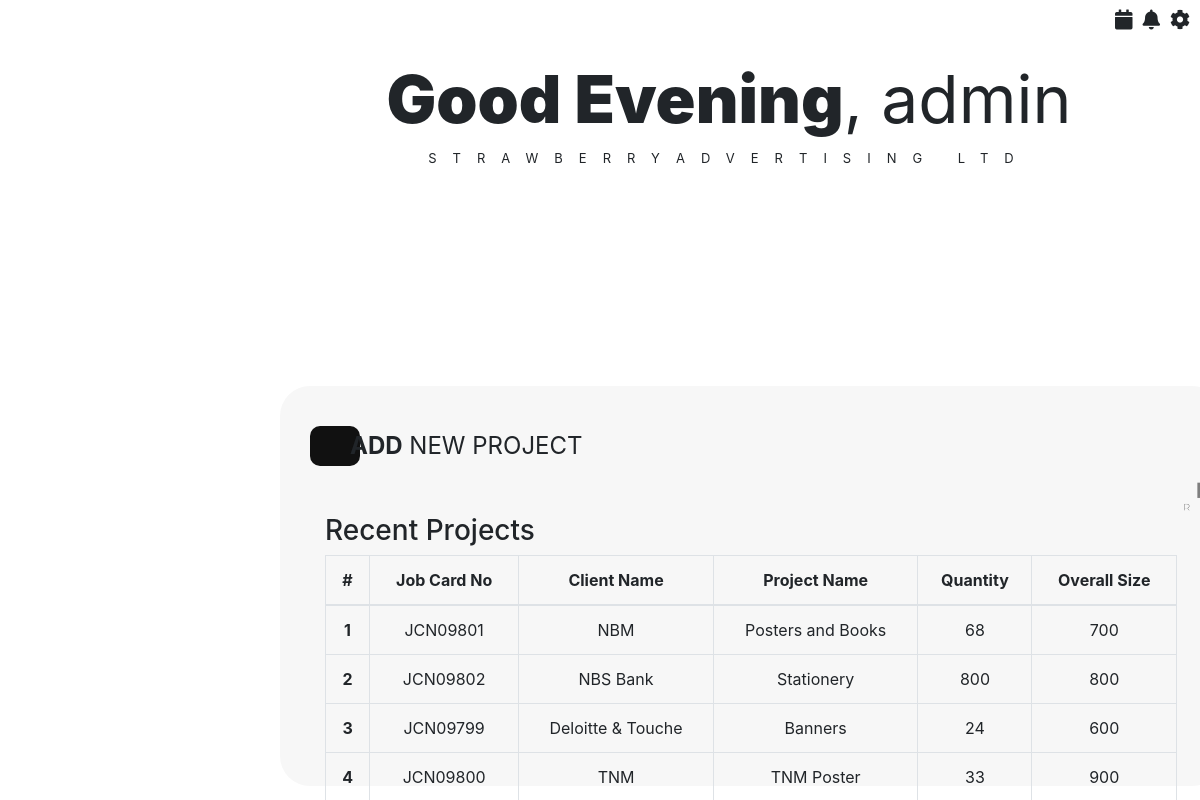
The app's page /manager/home.php (signed in) with its own data.
### tables this page shows
CREATE TABLE IF NOT EXISTS `users` (
  `id` int(11) NOT NULL AUTO_INCREMENT,
  `username` varchar(50) NOT NULL,
  `password` varchar(255) NOT NULL,
  `role` enum('admin','designer','sales','studio','workshop','accounts') DEFAULT NULL,
  `email` varchar(100) NOT NULL,
  `full_name` varchar(100) NOT NULL,
  `created_at` timestamp NULL DEFAULT CURRENT_TIMESTAMP,
  PRIMARY KEY (`id`)
);

CREATE TABLE IF NOT EXISTS `jobcards` (
  `id` int(11) NOT NULL AUTO_INCREMENT,
  `Date` date NOT NULL,
  `Time` time NOT NULL,
  `JobCard_N0` varchar(50) NOT NULL,
  `Client_Name` varchar(100) NOT NULL,
  `Project_Name` varchar(100) NOT NULL,
  `Quantity` int(11) NOT NULL,
  `Overall_Size` varchar(50) NOT NULL,
  `Delivery_Date` date NOT NULL,
  `Job_Description` text NOT NULL,
  `Prepaired_By` varchar(100) NOT NULL,
  `Total_Charged` decimal(10,2) NOT NULL,
  `created_at` timestamp NULL DEFAULT CURRENT_TIMESTAMP,
  `status` enum('project','sales_done','manager_approved','studio_done','workshop_done','accounts_done') NOT NULL DEFAULT 'project',
  PRIMARY KEY (`id`)
);

### manager/home.php (the view, shortened to what this page needs)
<!DOCTYPE html>
<html lang="en">
<head>
    <link rel="stylesheet" href="../css/home.css">
    <link rel="stylesheet" href="https://cdnjs.cloudflare.com/ajax/libs/font-awesome/5.15.2/css/all.min.css">
    <link rel="stylesheet" href="https://cdn.jsdelivr.net/npm/bootstrap@4.4.1/dist/css/bootstrap.min.css">
</head>
<body>
    <?php
    include '../partials/sidebar.php';
    ?>
    <div class="left">
        <i class="fa fa-calendar" aria-hidden="true"></i>
        <i class="fa fa-bell" aria-hidden="true"></i>
        <i class="fa fa-cog" aria-hidden="true"></i>
    </div>
    <?php
    include '../partials/greetings.php';
    ?>
    <div class="bottombox">
        <div class="add">
            <div class="Addp" id="historyBtn">
                <div class="plus">
                </div>
                <div class="row">
                    <div class="addnew ">
                        <strong>ADD</strong> NEW PROJECT
                    </div>
                </div>
            </div>
            <div class="container mt-5">
                <h3>Recent Projects</h3>
                <table class="table table-bordered text-center">
                    <thead>
                        <tr>
                            <th scope="col">#</th>
                            <th scope="col">Job Card No</th>
                            <th scope="col">Client Name</th>
                            <th scope="col">Project Name</th>
                            <th scope="col">Quantity</th>
                            <th scope="col">Overall Size</th>
                        </tr>
                    </thead>
                    <tbody class="table-group-divider">
                        <?php foreach ($projects as $index => $project) : ?>
                            <tr>
                                <th scope="row"><?php echo $index + 1; ?></th>
                                <td><?php echo htmlspecialchars($project['JobCard_N0']); ?></td>
                                <td><?php echo htmlspecialchars($project['Client_Name']); ?></td>
                                <td><?php echo htmlspecialchars($project['Project_Name']); ?></td>
                                <td><?php echo htmlspecialchars($project['Quantity']); ?></td>
                                <td><?php echo htmlspecialchars($project['Overall_Size']); ?></td>
                            </tr>
                        <?php endforeach; ?>
                    </tbody>
                </table>
            </div>
        </div>
        <div class="logodown" style="margin-top:-10px; margin-left:900px; position:fixed;">
            <img src="../Images/PR Grey n gree 2.png" alt="">
        </div>
    </div>
</body>
</html>

### partials/greetings.php (shortened to what this page needs)
<div class="boxx1">
  <div class="miniboxx">
  </div>
  <?php
  include './config/db.php';
  $sql = "SELECT JobCard_N0, Client_Name, Project_Name, Quantity, Overall_Size FROM jobcards ORDER BY created_at DESC LIMIT 5";
  $result = mysqli_query($con, $sql);
  $projects = [];
  while ($row = mysqli_fetch_assoc($result)) {
    $projects[] = $row;
  }
  $user_id = $_SESSION['user_id'];
  $sql = "SELECT username, role FROM users WHERE id = ?";
  $stmt = $con->prepare($sql);
  $stmt->bind_param('i', $user_id);
  $stmt->execute();
  $stmt->bind_result($username, $role);
  $hour = date('H');
  if ($hour >= 1 && $hour < 12) {
    $greeting = 'Good Morning ';
  } elseif ($hour >= 12 && $hour < 17) {
    $greeting = 'Good Afternoon ';
  } else {
    $greeting = 'Good Evening ';
  }
  ?>
  <div class="boxx2">
    <div class="hellotext">
      <div class="hello">
        <div class="h"><strong><?php echo $greeting; ?></strong></div>
        <div class="W"><?php echo htmlspecialchars(' , ' . $role); ?></div>
      </div>
      <div class="welcome">
        <div class="s">STRAWBERRY </div>
        <div class="a">ADVERTISING LTD</div>
      </div>
    </div>
  </div>
</div>

### css/home.css (style rules this page uses)
* { padding: 0; margin: 0; }
body { font-family: system-ui, -apple-system, BlinkMacSystemFont, "Segoe UI", Roboto, Oxygen, Ubuntu, Cantarell, "Open Sans", "Helvetica Neue", sans-serif; display: flex; flex-direction: column; }
.left { display: flex; justify-content: right; margin-right: 10px; }
.left i { margin-left: 10px; font-size: 20px; margin-top: 10px; }
.add { padding: 30px; }
.hellotext { display: flex; margin-top: 20px; justify-content: center; flex-direction: column; align-items: center; width: 78.5vw; }
.boxx2 { display: flex; justify-content: center; }
.hello strong { font-weight: 900; }
.boxx1 { display: flex; }
.miniboxx { width: 280px; }
.add { margin-top: 10px; }
.Addp { display: flex; align-items: center; }
.plus { background-color: #111; width: 50px; height: 40px; color: #f7f7f7; display: flex; justify-content: center; border-radius: 10px; margin-right: 5px; font-weight: 900; font-size: 35px; }
.addnew { font-size: 24px; }
.logodown img { width: 150px; opacity: 50%; margin-right: 20px; }
.welcome { align-items: center; display: flex; text-transform: uppercase; letter-spacing: 16px; font-size: 13px; }
.hello { font-size: 5.5vw; display: flex; }
.bottombox { display: flex; flex-direction: column; position: fixed; bottom: 0; margin-bottom: 14.5px; background-color: #f7f7f7; width: 30px; margin-left: 280px; width: 78.5vw; height: 400px; border-radius: 30px; }
.logodown { display: flex; justify-content: right; }

### partials/greetings.php (style rules this page uses)
.h { animation: fadeIn 0.5s ease-in-out; }
.a { animation: fadeIn 0.6s ease-in; }

### records on screen
users: role ", admin"
jobcards: JobCard_N0 "JCN09801", Client_Name "NBM", Project_Name "Posters and Books", Quantity "68", Overall_Size "700"
jobcards: JobCard_N0 "JCN09802", Client_Name "NBS Bank", Project_Name "Stationery", Quantity "800", Overall_Size "800"
jobcards: JobCard_N0 "JCN09799", Client_Name "Deloitte & Touche", Project_Name "Banners", Quantity "24", Overall_Size "600"
jobcards: JobCard_N0 "JCN09800", Client_Name "TNM", Project_Name "TNM Poster", Quantity "33", Overall_Size "900"

### other values on screen
$greeting "Good Evening"
